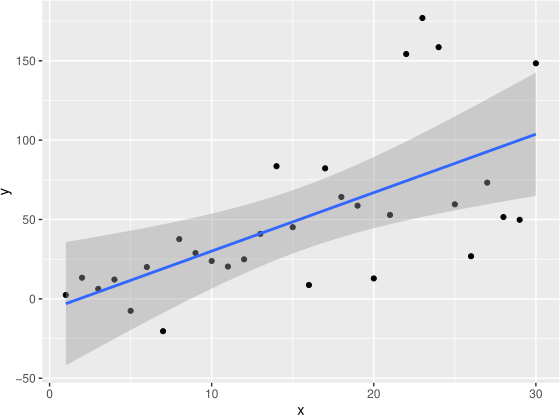

Source code (R):
pdf(file = "confidence_band_r.pdf", width = 6, height = 4.5)

library(boot)
library(tidyverse)

data <- read_csv("1+3x+N(0,2x).csv")
x <- data$x
y <- data$y
n <- nrow(data)

alpha <- 0.99
data %>% ggplot(aes(x = x, y = y)) +
  geom_point() +
  stat_smooth(formula = y ~ x, method = "lm", level = alpha)
